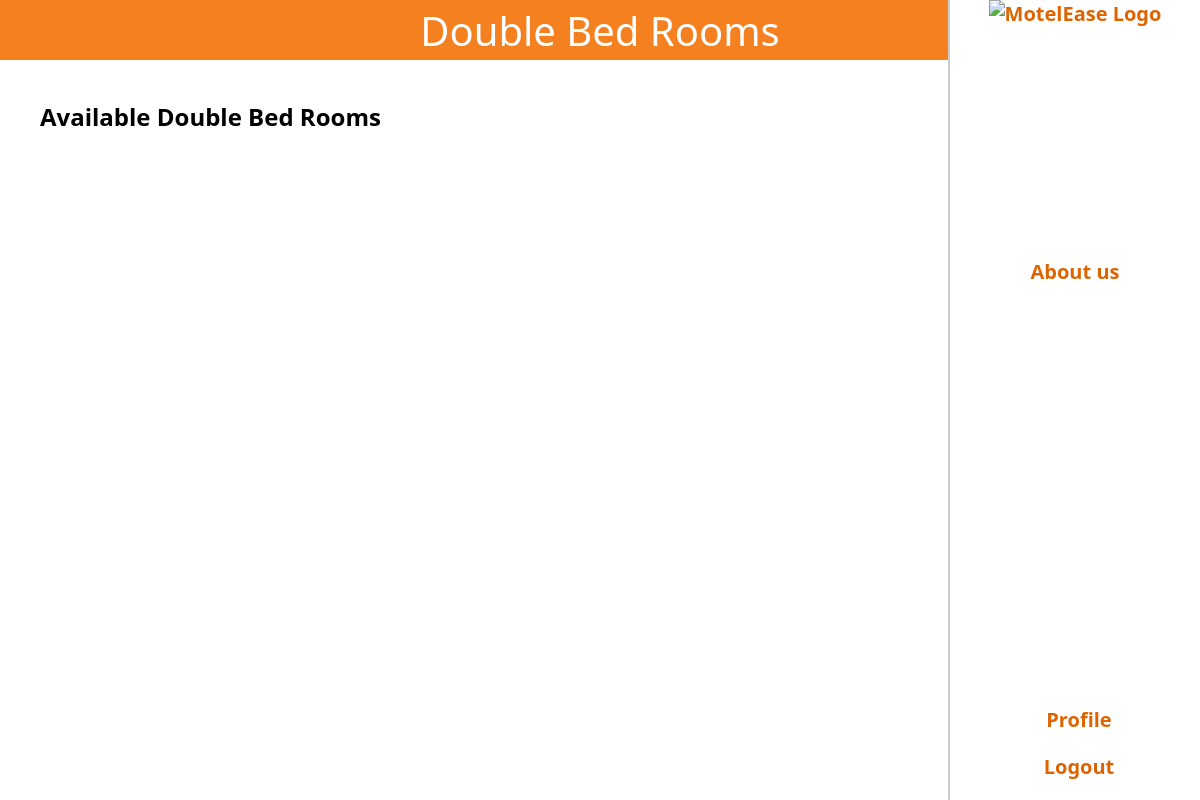
Before: /ITPROGhotel/php/double-bed.php (signed in) with the older database file.
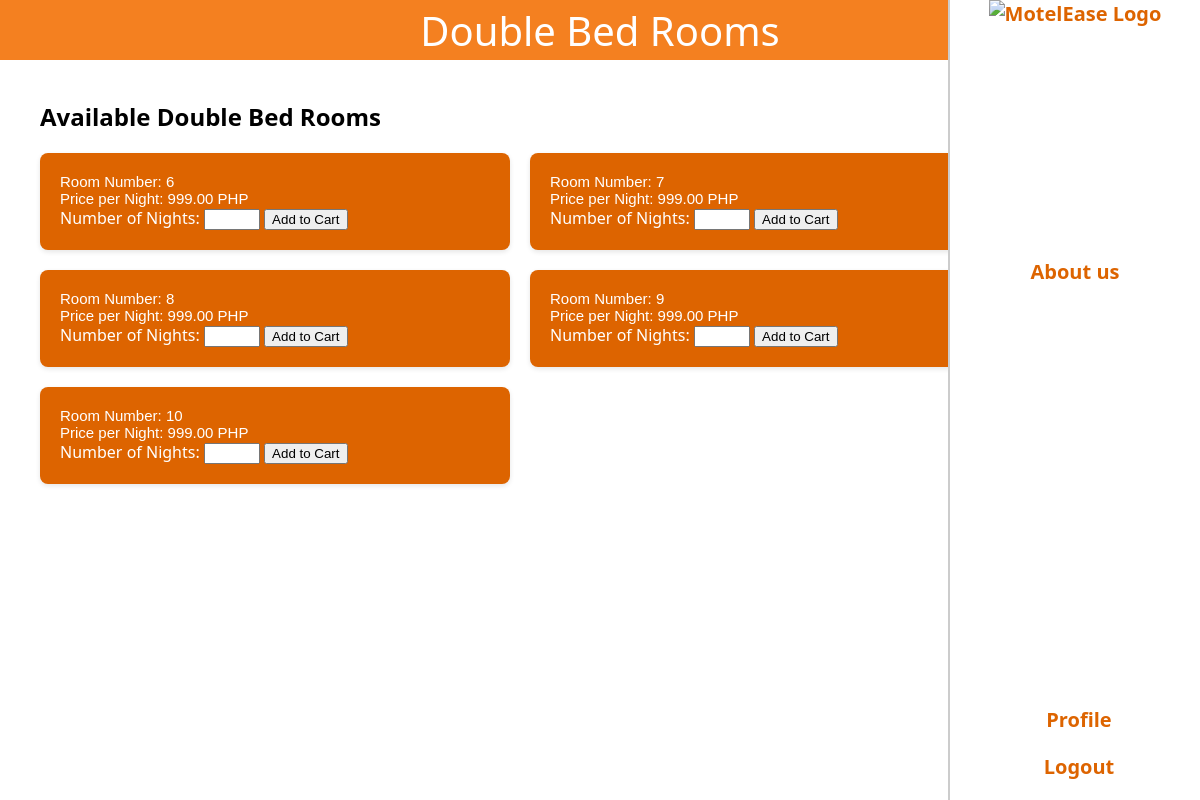
After: the same page with the newer database file.
### tables this page shows
CREATE TABLE `rooms` (
  `id` int(11) NOT NULL,
  `type` varchar(50) DEFAULT NULL,
  `price_per_night` decimal(10,2) DEFAULT NULL,
  `availability` int(11) DEFAULT NULL
);

### ITPROGhotel/php/double-bed.php (the view, shortened to what this page needs)
<?php
$conn = new mysqli('localhost', 'root', '', 'itproghs');
$stmt = $conn->prepare("SELECT * FROM rooms WHERE type = 'Double' AND availability = 0");
$stmt->execute();
$result = $stmt->get_result();
$doubleRooms = $result->fetch_all(MYSQLI_ASSOC);
?>
<!DOCTYPE html>
<html>
<head>
    <link href="../styles.css" rel="stylesheet" type="text/css">
</head>
<body class="loggedin">
    <div class="header">
        <h1>Double Bed Rooms</h1>
    </div>
    <nav class="sidebar">
        <a href="home.php"><img src="" alt="MotelEase Logo"></a>
        <a href="aboutus.html" class="about-us">About us</a>
        <div class="sidebar-bottom">
            <a href="profile.php"><i class="fas fa-user-circle"></i>Profile</a>
            <a href="logout.php"><i class="fas fa-sign-out-alt"></i>Logout</a>
        </div>
    </nav>
    <div class="content">
        <h2>Available Double Bed Rooms</h2>
        <div class="grid-container">
            <?php foreach ($doubleRooms as $room): ?>
                <div class="grid-element">
                    <p>Room Number: <?= htmlspecialchars($room['id']) ?></p>
                    <p>Price per Night: <?= htmlspecialchars($room['price_per_night']) ?> PHP</p>
                    <form action="add-to-cart.php" method="post">
                        <label for="nights">Number of Nights:</label>
                        <input type="number" name="quantity" min="1" max="30" required>
                        <input type="submit" value="Add to Cart" class="grid-item button-item">
                    </form>
                </div>
            <?php endforeach; ?>
        </div>
    </div>
</body>
</html>

Changed rows visible on the page:
added rooms: id "6", price_per_night "999.00"
added rooms: id "7", price_per_night "999.00"
added rooms: id "8", price_per_night "999.00"
added rooms: id "9", price_per_night "999.00"
added rooms: id "10", price_per_night "999.00"
